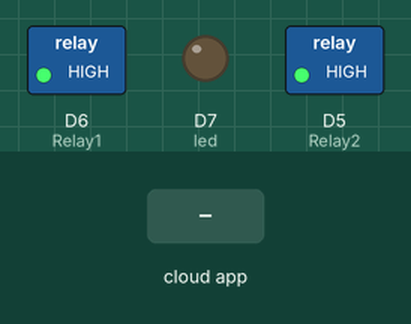
A sketch run on a simulated ESP8266 (NodeMCU). Shown: switched loads named in the sketch (green lamp = pin HIGH), output pins drawn as LEDs (lit = HIGH). Inputs (shaded band) come from the test bench. WiFi joins after 1.5 s; servers stay silent unless stated; EEPROM starts erased; no MQTT or app messages arrive unless stated; what the sketch prints to the serial monitor is not drawn.

Above: at 2.7 s.
2.8 s: the phone or cloud app sets light1 to 1
At 3.6 s:
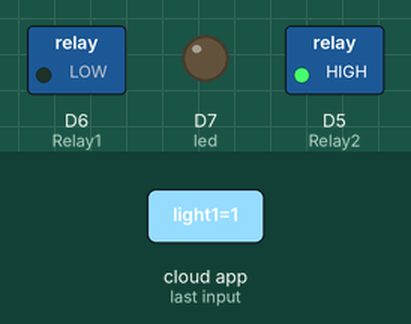
4.3 s: the phone or cloud app sets allon to 1
At 5.0 s:
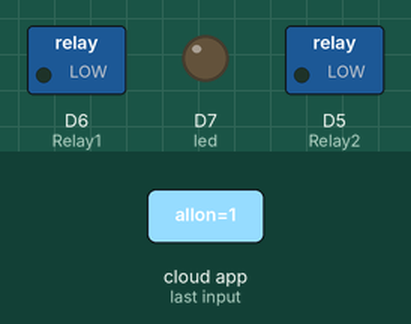
5.8 s: the phone or cloud app sets light1 to 0
At 6.8 s:
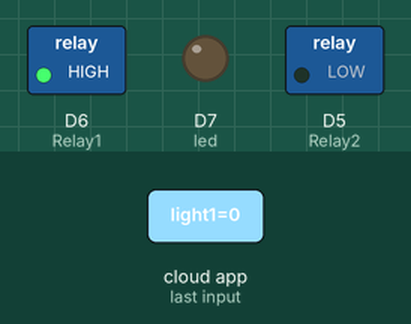
7.3 s: the phone or cloud app sets light2 to 0
At 8.1 s:
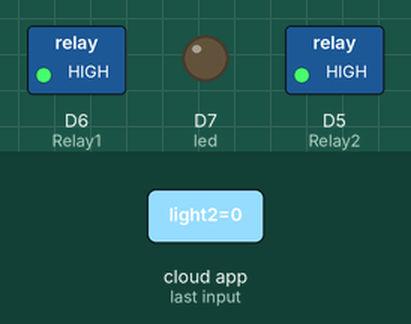
8.8 s: the phone or cloud app sets light2 to 1
At 9.5 s:
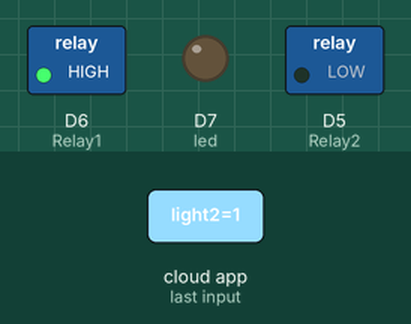
Timing chart, 0 to 11.3 s (numbered marks = the images above; inputs shaded):
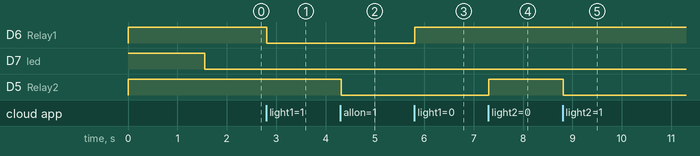

The sketch:

NodeMCU_Adafruit_MQTT_Google_Home.ino
```cpp
#include <Adafruit_MQTT.h>
#include <Adafruit_MQTT_Client.h>

#include <EEPROM.h>

#include <ESP8266WiFi.h>

#define Relay1            D6
#define Relay2            D5

#define led               D7

#define WLAN_SSID       "Jalabulajangs"             // Your SSID
#define WLAN_PASS       "aaaaaaaaaa"        // Your password

/************************* Adafruit.io Setup *********************************/

#define AIO_SERVER      "io.adafruit.com"
#define AIO_SERVERPORT  1883                   // use 8883 for SSL
#define AIO_USERNAME    "SRinivasaRaghavan"            // Replace it with your username
#define AIO_KEY         "cbc9783f3209470088774eaaf9a55029"   // Replace with your Project Auth Key

/************ Global State (you don't need to change this!) ******************/

// Create an ESP8266 WiFiClient class to connect to the MQTT server.
WiFiClient client;
// or... use WiFiFlientSecure for SSL
//WiFiClientSecure client;

// Setup the MQTT client class by passing in the WiFi client and MQTT server and login details.
Adafruit_MQTT_Client mqtt(&client, AIO_SERVER, AIO_SERVERPORT, AIO_USERNAME, AIO_KEY);

/****************************** Feeds ***************************************/


// Setup a feed called 'onoff' for subscribing to changes.
Adafruit_MQTT_Subscribe Light1 = Adafruit_MQTT_Subscribe(&mqtt, AIO_USERNAME"/feeds/light1"); // FeedName
Adafruit_MQTT_Subscribe Light2 = Adafruit_MQTT_Subscribe(&mqtt, AIO_USERNAME "/feeds/light2");
Adafruit_MQTT_Subscribe LightAll = Adafruit_MQTT_Subscribe(&mqtt, AIO_USERNAME "/feeds/allon");

void MQTT_connect();

void lastState(){
  Serial.println();

  Serial.print("Relay 1 :");
  Serial.print(EEPROM.read(0));
  Serial.println();

  Serial.print("Relay 2 :");
  Serial.print(EEPROM.read(1));
  Serial.println();

  if(EEPROM.read(0) == 1){
    digitalWrite(Relay1,LOW);
  }else{
    digitalWrite(Relay1,HIGH);
  }

  if(EEPROM.read(1) == 1){
    digitalWrite(Relay2,LOW);
  }else{
    digitalWrite(Relay2,HIGH);
  }
}

void setup() {
  Serial.begin(115200);
  EEPROM.begin(512);

  pinMode(Relay1, OUTPUT);
  pinMode(Relay2, OUTPUT);

  pinMode(led,OUTPUT);
  digitalWrite(led,HIGH);

  lastState();

  // Connect to WiFi access point.
  Serial.println(); Serial.println();
  Serial.print("Connecting to ");
  Serial.println(WLAN_SSID);

  WiFi.begin(WLAN_SSID, WLAN_PASS);
  while (WiFi.status() != WL_CONNECTED) {
    delay(500);
    Serial.print(".");
  }
  Serial.println();

  digitalWrite(led,LOW);

  Serial.println("WiFi connected");
  Serial.println("IP address: ");
  Serial.println(WiFi.localIP());


  // Setup MQTT subscription for onoff feed.
  mqtt.subscribe(&Light1);
  mqtt.subscribe(&Light2);
  mqtt.subscribe(&LightAll);
}

void loop() {

  MQTT_connect();

  Adafruit_MQTT_Subscribe *subscription;

  while ((subscription = mqtt.readSubscription(20000))) {
    if (subscription == &Light1) {
      Serial.print("Light 1 > ");
      Serial.print(F("Got: "));
      Serial.println((char *)Light1.lastread);
      byte Light1_State = atoi((char *)Light1.lastread);
      digitalWrite(Relay1, !Light1_State);
      EEPROM.write(0, Light1_State);
      EEPROM.commit();
      //Serial.println(EEPROM.read(0));
      //Serial.println(Light1_State);
    }
    if (subscription == &Light2) {
      Serial.print("Light 2 > ");
      Serial.print(F("Got: "));
      Serial.println((char *)Light2.lastread);
      byte Light2_State = atoi((char *)Light2.lastread);
      digitalWrite(Relay2, !Light2_State);
      EEPROM.write(1, Light2_State);
      EEPROM.commit();
      //Serial.println(EEPROM.read(1));
      //Serial.println(Light2_State);
    }
    if (subscription == &LightAll) {
      Serial.print("Light all > ");
      Serial.print(F("Got: "));
      Serial.println((char *)LightAll.lastread);
      byte Light_State = atoi((char *)LightAll.lastread);
      digitalWrite(Relay1, !Light_State);
      digitalWrite(Relay2, !Light_State);

      EEPROM.write(0, Light_State);
      EEPROM.write(1, Light_State);
      EEPROM.commit();
    }
  }

}

void MQTT_connect() {
  int8_t ret;

  // Stop if already connected.
  if (mqtt.connected()) {
    //Serial.println("Connected");
    return;
  }

  digitalWrite(led,HIGH);
  Serial.print("Connecting to MQTT... ");

  uint8_t retries = 3;

  while ((ret = mqtt.connect()) != 0) { // connect will return 0 for connected
    Serial.println(mqtt.connectErrorString(ret));
    Serial.println("Retrying MQTT connection in 5 seconds...");
    mqtt.disconnect();
    delay(5000);  // wait 5 seconds
    retries--;
    if (retries == 0) {
      // basically die and wait for WDT to reset me
      //while (1);
      Serial.println("Wait 10 min to reconnect");
      delay(600000);
    }
  }
  Serial.println("MQTT Connected!");
  digitalWrite(led,LOW);
}
```

Measured:
- after the input at 2.8 s, D6 (Relay1): HIGH → LOW at once
- after the input at 4.3 s, D5 (Relay2): HIGH → LOW at once
- after the input at 5.8 s, D6 (Relay1): LOW → HIGH at once
- after the input at 7.3 s, D5 (Relay2): LOW → HIGH at once
- after the input at 8.8 s, D5 (Relay2): HIGH → LOW at once
